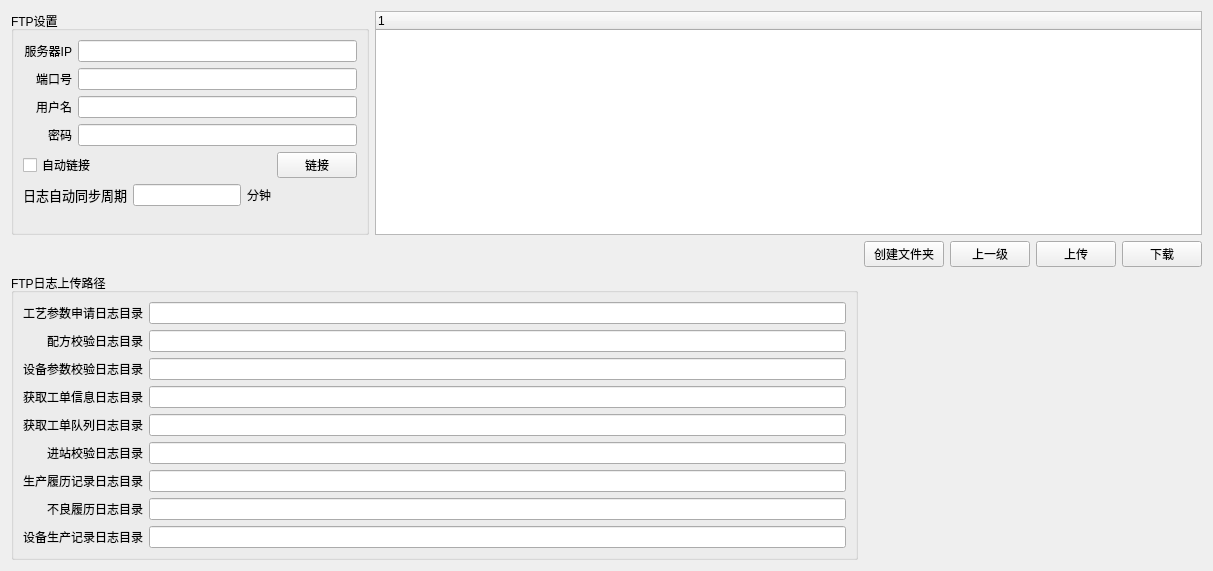
          <widget class="QWidget" name="tab_ftp">
           <attribute name="title">
            <string>FTP</string>
           </attribute>
           <layout class="QGridLayout" name="gridLayout_56">
            <item row="0" column="0">
             <widget class="QGroupBox" name="groupBox_24">
              <property name="title">
               <string>FTP设置</string>
              </property>
              <layout class="QGridLayout" name="gridLayout_54">
               <item row="0" column="0">
                <widget class="QLabel" name="label_216">
                 <property name="text">
                  <string>服务器IP</string>
                 </property>
                 <property name="alignment">
                  <set>Qt::AlignRight|Qt::AlignTrailing|Qt::AlignVCenter</set>
                 </property>
                </widget>
               </item>
               <item row="1" column="0">
                <widget class="QLabel" name="label_217">
                 <property name="text">
                  <string>端口号</string>
                 </property>
                 <property name="alignment">
                  <set>Qt::AlignRight|Qt::AlignTrailing|Qt::AlignVCenter</set>
                 </property>
                </widget>
               </item>
               <item row="2" column="0">
                <widget class="QLabel" name="label_218">
                 <property name="text">
                  <string>用户名</string>
                 </property>
                 <property name="alignment">
                  <set>Qt::AlignRight|Qt::AlignTrailing|Qt::AlignVCenter</set>
                 </property>
                </widget>
               </item>
               <item row="3" column="0">
                <widget class="QLabel" name="label_219">
                 <property name="text">
                  <string>密码</string>
                 </property>
                 <property name="alignment">
                  <set>Qt::AlignRight|Qt::AlignTrailing|Qt::AlignVCenter</set>
                 </property>
                </widget>
               </item>
               <item row="4" column="0" colspan="2">
                <widget class="QCheckBox" name="chbFtpAutoConnect">
                 <property name="text">
                  <string>自动链接</string>
                 </property>
                </widget>
               </item>
               <item row="4" column="4">
                <widget class="QPushButton" name="btFtpConnect">
                 <property name="text">
                  <string>链接</string>
                 </property>
                </widget>
               </item>
               <item row="5" column="0" colspan="2">
                <widget class="QLabel" name="label_230">
                 <property name="font">
                  <font>
                   <family>黑体</family>
                   <pointsize>10</pointsize>
                  </font>
                 </property>
                 <property name="text">
                  <string>日志自动同步周期</string>
                 </property>
                </widget>
               </item>
               <item row="5" column="2">
                <widget class="QLineEdit" name="leFtpSyncTime"/>
               </item>
               <item row="5" column="3">
                <widget class="QLabel" name="label_231">
                 <property name="text">
                  <string>分钟</string>
                 </property>
                </widget>
               </item>
               <item row="6" column="2">
                <spacer name="verticalSpacer_16">
                 <property name="orientation">
                  <enum>Qt::Vertical</enum>
                 </property>
                 <property name="sizeHint" stdset="0">
                  <size>
                   <width>20</width>
                   <height>17</height>
                  </size>
                 </property>
                </spacer>
               </item>
               <item row="0" column="1" colspan="4">
                <widget class="QLineEdit" name="leFtpServerIP"/>
               </item>
               <item row="1" column="1" colspan="4">
                <widget class="QLineEdit" name="leFtpPort"/>
               </item>
               <item row="2" column="1" colspan="4">
                <widget class="QLineEdit" name="leFtpUserName"/>
               </item>
               <item row="3" column="1" colspan="4">
                <widget class="QLineEdit" name="leFtpPassword">
                 <property name="echoMode">
                  <enum>QLineEdit::Password</enum>
                 </property>
                </widget>
               </item>
              </layout>
             </widget>
            </item>
            <item row="0" column="1" colspan="5">
             <widget class="QTreeWidget" name="treeWidget">
              <column>
               <property name="text">
                <string notr="true">1</string>
               </property>
              </column>
             </widget>
            </item>
            <item row="1" column="1">
             <spacer name="horizontalSpacer_10">
              <property name="orientation">
               <enum>Qt::Horizontal</enum>
              </property>
              <property name="sizeHint" stdset="0">
               <size>
                <width>483</width>
                <height>20</height>
               </size>
              </property>
             </spacer>
            </item>
            <item row="1" column="2">
             <widget class="QPushButton" name="btMkdir">
              <property name="text">
               <string>创建文件夹</string>
              </property>
             </widget>
            </item>
            <item row="1" column="3">
             <widget class="QPushButton" name="btFtpGotoParent">
              <property name="text">
               <string>上一级</string>
              </property>
             </widget>
            </item>
            <item row="1" column="4">
             <widget class="QPushButton" name="btFtpUpload">
              <property name="text">
               <string>上传</string>
              </property>
             </widget>
            </item>
            <item row="1" column="5">
             <widget class="QPushButton" name="btFtpDownload">
              <property name="text">
               <string>下载</string>
              </property>
             </widget>
            </item>
            <item row="2" column="0" rowspan="2" colspan="2">
             <widget class="QGroupBox" name="groupBox_25">
              <property name="sizePolicy">
               <sizepolicy hsizetype="Preferred" vsizetype="Fixed">
                <horstretch>0</horstretch>
                <verstretch>0</verstretch>
               </sizepolicy>
              </property>
              <property name="title">
               <string>FTP日志上传路径</string>
              </property>
              <layout class="QGridLayout" name="gridLayout_46">
               <item row="0" column="0">
                <widget class="QLabel" name="label_220">
                 <property name="text">
                  <string>工艺参数申请日志目录</string>
                 </property>
                 <property name="alignment">
                  <set>Qt::AlignRight|Qt::AlignTrailing|Qt::AlignVCenter</set>
                 </property>
                </widget>
               </item>
               <item row="0" column="1">
                <widget class="QLineEdit" name="leFtpFormalDir"/>
               </item>
               <item row="1" column="0">
                <widget class="QLabel" name="label_222">
                 <property name="text">
                  <string>配方校验日志目录</string>
                 </property>
                 <property name="alignment">
                  <set>Qt::AlignRight|Qt::AlignTrailing|Qt::AlignVCenter</set>
                 </property>
                </widget>
               </item>
               <item row="1" column="1">
                <widget class="QLineEdit" name="leFtpFormalVerifyDir"/>
               </item>
               <item row="2" column="0">
                <widget class="QLabel" name="label_223">
                 <property name="text">
                  <string>设备参数校验日志目录</string>
                 </property>
                 <property name="alignment">
                  <set>Qt::AlignRight|Qt::AlignTrailing|Qt::AlignVCenter</set>
                 </property>
                </widget>
               </item>
               <item row="2" column="1">
                <widget class="QLineEdit" name="leFtpEquVerifyDir"/>
               </item>
               <item row="3" column="0">
                <widget class="QLabel" name="label_224">
                 <property name="text">
                  <string>获取工单信息日志目录</string>
                 </property>
                 <property name="alignment">
                  <set>Qt::AlignRight|Qt::AlignTrailing|Qt::AlignVCenter</set>
                 </property>
                </widget>
               </item>
               <item row="3" column="1">
                <widget class="QLineEdit" name="leFtpBillInfoDir"/>
               </item>
               <item row="4" column="0">
                <widget class="QLabel" name="label_225">
                 <property name="text">
                  <string>获取工单队列日志目录</string>
                 </property>
                 <property name="alignment">
                  <set>Qt::AlignRight|Qt::AlignTrailing|Qt::AlignVCenter</set>
                 </property>
                </widget>
               </item>
               <item row="4" column="1">
                <widget class="QLineEdit" name="leFtpBillListDir"/>
               </item>
               <item row="5" column="0">
                <widget class="QLabel" name="label_226">
                 <property name="text">
                  <string>进站校验日志目录</string>
                 </property>
                 <property name="alignment">
                  <set>Qt::AlignRight|Qt::AlignTrailing|Qt::AlignVCenter</set>
                 </property>
                </widget>
               </item>
               <item row="5" column="1">
                <widget class="QLineEdit" name="leFtpCellInDir"/>
               </item>
               <item row="6" column="0">
                <widget class="QLabel" name="label_227">
                 <property name="text">
                  <string>生产履历记录日志目录</string>
                 </property>
                 <property name="alignment">
                  <set>Qt::AlignRight|Qt::AlignTrailing|Qt::AlignVCenter</set>
                 </property>
                </widget>
               </item>
               <item row="6" column="1">
                <widget class="QLineEdit" name="leFtpCellOutDir"/>
               </item>
               <item row="7" column="0">
                <widget class="QLabel" name="label_228">
                 <property name="text">
                  <string>不良履历日志目录</string>
                 </property>
                 <property name="alignment">
                  <set>Qt::AlignRight|Qt::AlignTrailing|Qt::AlignVCenter</set>
                 </property>
                </widget>
               </item>
               <item row="7" column="1">
                <widget class="QLineEdit" name="leFtpNGDir"/>
               </item>
               <item row="8" column="0">
                <widget class="QLabel" name="label_229">
                 <property name="text">
                  <string>设备生产记录日志目录</string>
                 </property>
                 <property name="alignment">
                  <set>Qt::AlignRight|Qt::AlignTrailing|Qt::AlignVCenter</set>
                 </property>
                </widget>
               </item>
               <item row="8" column="1">
                <widget class="QLineEdit" name="leFtpWorkDoneDir"/>
               </item>
              </layout>
             </widget>
            </item>
            <item row="2" column="2" colspan="4">
             <spacer name="horizontalSpacer_48">
              <property name="orientation">
               <enum>Qt::Horizontal</enum>
              </property>
              <property name="sizeHint" stdset="0">
               <size>
                <width>315</width>
                <height>20</height>
               </size>
              </property>
             </spacer>
            </item>
            <item row="3" column="2" colspan="2">
             <spacer name="verticalSpacer_19">
              <property name="orientation">
               <enum>Qt::Vertical</enum>
              </property>
              <property name="sizeHint" stdset="0">
               <size>
                <width>17</width>
                <height>228</height>
               </size>
              </property>
             </spacer>
            </item>
           </layout>
          </widget>
